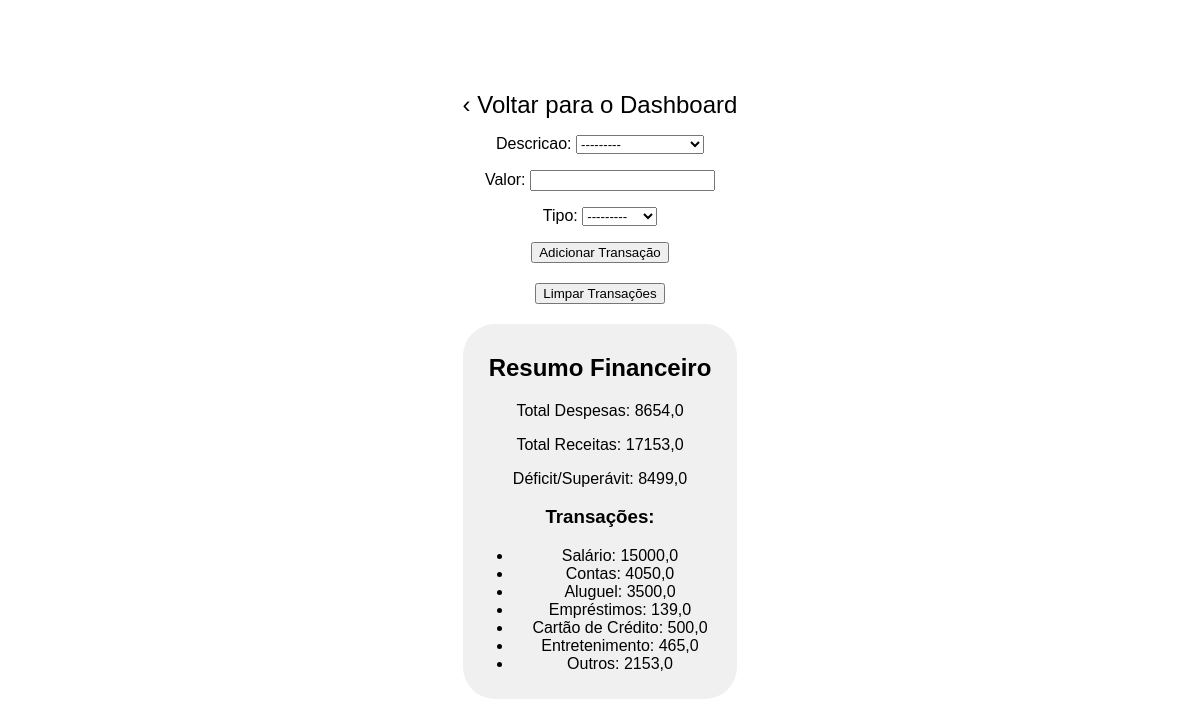
The app's page /grafico/ with its own data.
### lucai/models.py (models this page shows, shortened)
class Transacao(models.Model):
    DESPESA = 'despesa'
    RECEITA = 'receita'
    TIPO_CHOICES = [
        (DESPESA, 'Despesa'),
        (RECEITA, 'Receita'),
    ]
    CATEGORIAS_CHOICES = [
        ('Salário', 'Salário'),
        ('Contas', 'Contas em geral'),
        ('Aluguel', 'Aluguel'),
        ('Cartão de Crédito', 'Cartão de Crédito'),
        ('Empréstimos', 'Empréstimos'),
        ('Entretenimento', 'Entretenimento'),
        ('Outros', 'Outros'),
    ]
    descricao = models.CharField(max_length=100, choices=CATEGORIAS_CHOICES)
    valor = models.DecimalField(max_digits=10, decimal_places=2)
    tipo = models.CharField(max_length=7, choices=TIPO_CHOICES)
    data = models.DateField(auto_now_add=True)

### lucai/views.py (the view)
# urls.py: path('grafico/', grafico, name='grafico'),
def grafico(request):
    try:
        if request.method == 'POST' and 'remover_transacoes' in request.POST:
            Transacao.objects.all().delete()
            return redirect('grafico')
        transacoes = Transacao.objects.all()
        transacoes = sorted(transacoes, key=lambda x: x.data)
        descricoes = [transacao.descricao for transacao in transacoes]
        valores = [float(transacao.valor) for transacao in transacoes]
        cores = ['green' if transacao.tipo == 'receita' else 'red' for transacao in transacoes]
        fig, ax = plt.subplots(figsize=(8, 6))
        ax.bar(range(len(descricoes)), valores, color=cores, width=0.4)
        total_despesas = sum(val for val, cor in zip(valores, cores) if cor == 'red')
        total_receitas = sum(val for val, cor in zip(valores, cores) if cor == 'green')
        deficit = total_receitas - total_despesas
        ax.text(-0.5, total_despesas + 1, f'Total Despesas: {total_despesas:.2f} R$', ha='left', va='bottom', color='red', bbox=dict(facecolor='lightgrey', edgecolor='none', boxstyle='round,pad=0.3'))
        ax.text(-0.5, total_receitas + 1, f'Total Receitas: {total_receitas:.2f} R$', ha='left', va='bottom', color='green', bbox=dict(facecolor='lightgrey', edgecolor='none', boxstyle='round,pad=0.3'))
        ax.set_xlabel('Transações')
        ax.set_ylabel('Valor (R$)')
        ax.set_title('Resumo Financeiro Mensal')
        plt.tight_layout()
        grafico_html = mpld3.fig_to_html(fig)
        grafico_id = mpld3.utils.get_id(fig)
        grafico_data = {
            'grafico_id': grafico_id,
            'valores': valores,
            'total_despesas': total_despesas,
            'total_receitas': total_receitas,
            'deficit': deficit,
            'transacoes': [(transacao.descricao, float(transacao.valor)) for transacao in transacoes],
        }
        return render(request, 'pages/grafico.html', {'grafico_html': grafico_html, 'grafico_data': grafico_data, 'form': TransacaoForm()})
    except Exception as e:
        return render(request, 'pages/erro.html', {'erro': str(e)})

### lucai/forms.py
class TransacaoForm(forms.ModelForm):
    class Meta:
        model = Transacao
        fields = ['descricao', 'valor', 'tipo']

### lucai/templates/pages/grafico.html (shortened to what this page needs)
{% load static %}
<!DOCTYPE html>
<html>
<head>
    <link rel="stylesheet" href="https://cdnjs.cloudflare.com/ajax/libs/font-awesome/5.15.3/css/all.min.css">
</head>
<body>
    <div id="content">
        <a href="{% url 'dashboard' %}" class="back-link">&#8249; Voltar para o Dashboard</a>
        <form method="post" action="{% url 'adicionar_transacao' %}">
            {{ form.as_p }}
            <button type="submit">Adicionar Transação</button>
        </form>
        <form method="post" action="{% url 'grafico' %}">
            <button type="submit" name="limpar_grafico">Limpar Transações</button>
        </form>
        <div class="info-container">
            <h2>Resumo Financeiro</h2>
            <p>Total Despesas: {{ grafico_data.total_despesas }}</p>
            <p>Total Receitas: {{ grafico_data.total_receitas }}</p>
            <p>Déficit/Superávit: {{ grafico_data.deficit }}</p>
            <h3>Transações:</h3>
            <ul>
                {% for descricao, valor in grafico_data.transacoes %}
                <li>{{ descricao }}: {{ valor }}</li>
                {% endfor %}
            </ul>
        </div>
    </div>
</body>
</html>

### lucai/templates/pages/grafico.html (style rules this page uses)
body { font-family: Arial, sans-serif; margin: 0; padding: 0; display: flex; align-items: center; justify-content: center; min-height: 100vh; }
#content { text-align: center; }
form { margin-bottom: 20px; }
.info-container { border-radius: 2rem; background-color: #f0f0f0; padding: 10px; margin-bottom: 10px; }
.back-link { margin-top: 10rem; font-size: 1.5rem; text-decoration: none; color: black; }

### records on screen
Transacao: transacoes "Salário"
Transacao: transacoes "Contas"
Transacao: transacoes "Aluguel"
Transacao: transacoes "Empréstimos"
Transacao: transacoes "Cartão de Crédito"
Transacao: transacoes "Entretenimento"
Transacao: transacoes "Outros"

### other values on screen
{{ grafico_data.total_despesas }} "8654,0"
{{ grafico_data.total_receitas }} "17153,0"
{{ grafico_data.deficit }} "8499,0"
{{ valor }} "15000,0" "4050,0" "3500,0" "139,0" "500,0" "465,0" "2153,0"
